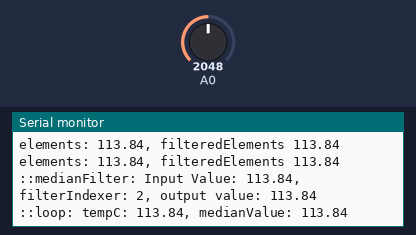
This sketch was run on a simulated Particle Photon. Shown: the last lines printed to the serial monitor. The inputs (shaded band) are chosen by the test bench; at power-on: A0 = 2048.

Above: at 1.3 s.
1.4 s: A0 set to 2866
At 2.7 s:
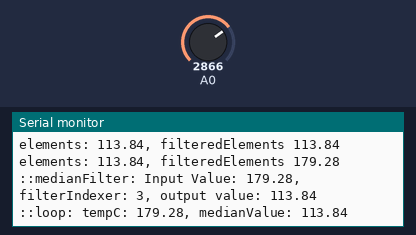
2.9 s: A0 set to 3603
At 4.0 s:
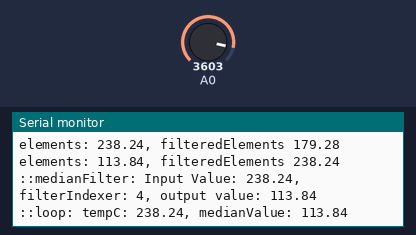
Timing chart, 0 to 5.9 s (numbered marks = the images above; inputs shaded):
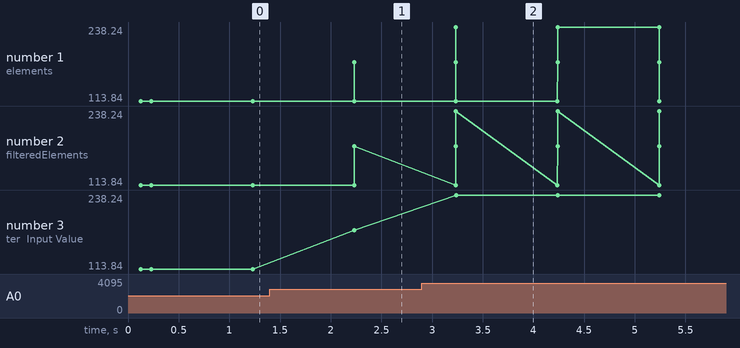

Measured:
- after the input at 1.4 s, the serial monitor: prints a new line after 0.83 s (image 1)
- after the input at 2.9 s, the serial monitor: prints a new line after 0.34 s (image 2)
- plotted number 1: 113.84 → 238.24 after the input at 2.9 s
- plotted number 2: 113.84 → 179.28 after the input at 1.4 s, 179.28 → 238.24 after the input at 2.9 s
- plotted number 3: 113.84 → 179.28 after the input at 1.4 s, 179.28 → 238.24 after the input at 2.9 s

The sketch:

TempSensor.ino
```cpp
#include "MedianFilter.h"
#include "Temp.h"
#include "AveragingFilter.h"
#include "ParticleCloud.h"

#define A_SYSTEMTEMP    A0

Temp* tempSensor = new Temp(A_SYSTEMTEMP);
MedianFilter* medianFilter = new MedianFilter();
AveragingFilter* averagingFilter = new AveragingFilter();

// setup() runs once, when the device is first turned on.
void setup()
{
  Serial.begin(9600);
  ParticleCloud::GetDeviceName();

  // Initialise the median filter.
  delay(100);
  medianFilter->Initialise(tempSensor->getTempDegC());
}

// loop() runs over and over again, as quickly as it can execute.
void loop() {
  delay(100); // allow the ADC to settle.
  float tempC = tempSensor->getTempDegC();
  float medianValue = medianFilter->Filter(tempC);
  averagingFilter->Add(medianValue);
  Serial.printf("::loop: tempC: %5.2f, medianValue: %5.2f\n", tempC, medianValue);

  if(averagingFilter->Full())
  {
      float averageMeasurement = averagingFilter->GetAverage();
      Serial.printf("::loop.publish: averageMeasurement: %5.2f\n", averageMeasurement);
      ParticleCloud::PublishTemperature(averageMeasurement);
  }

  delay(900);
}
```

AveragingFilter.cpp
```cpp
#include "AveragingFilter.h"

void AveragingFilter::Add(float measurement) {
    measurements[--measurementIndex] = measurement;
    if(measurementIndex == 0)
        measurementIndex = AVERAGECOUNT;
}

float AveragingFilter::GetAverage()
{
    float averageMeasurement = 0;
    for(int i = 0; i<AVERAGECOUNT; i++)
    {
        averageMeasurement += measurements[i] / AVERAGECOUNT;
    }
    return averageMeasurement;
}

int AveragingFilter::Length()
{
    return AVERAGECOUNT;
}

bool AveragingFilter::Full()
{
    if(measurementIndex == AVERAGECOUNT)
        return true;

    return false;
}
```

AveragingFilter.h
```cpp
class AveragingFilter {
    static const int AVERAGECOUNT = 60;
    float measurements[AVERAGECOUNT];
    int measurementIndex;
public:
    AveragingFilter() : measurementIndex(AVERAGECOUNT) {};
    void Add(float measurement);
    float GetAverage();
    int Length();
    bool Full();
};
```

GetTemp.cpp
```cpp
#include "Temp.h"
#include <Particle.h>

Temp::Temp(int input) : inputPin(input)
{
    pinMode(inputPin, INPUT);
};

float Temp::getTempDegC()
{
    const float offset_mV = 500.0;
    const float scale_mV_degC = 10.0;
    const float valPermV = 0.8; // 4096 steps between 0 and 3.3V

    float mVOut = analogRead(inputPin) * valPermV;

    // mVOut = offset_mV + T * scale_mV_degC
    // (mVOut - offset_mV)/scale_mV_degC

    float temperature = (mVOut - offset_mV) / scale_mV_degC;
    return temperature;
}
```

MedianFilter.cpp
```cpp
#include <Particle.h>
#include "MedianFilter.h"

void MedianFilter::Initialise(float initTemp)
{
    for(int i=0; i<filterDepth; i++)
    {
        Filter(initTemp);
    }
}

int MedianFilter::cmpfunc(const void *first, const void *second)
{
    return (*(int*)first - *(int*)second); // cast to ints. We only want sign out of this.
}

float MedianFilter::Filter(float nextValue)
{
    elements[filterIndexer] = nextValue;
    filterIndexer = (filterIndexer + 1) % 5;
    memcpy(filteredElements, elements, sizeof(float)*filterDepth);
    qsort(filteredElements, filterDepth, sizeof(float), cmpfunc);
    for(int i = 0; i < 5; i++)
    {
        Serial.printf("elements: %5.2f, filteredElements %5.2f\n", elements[i], filteredElements[i]);
    }
    float filteredValue = filteredElements[filterDepth / 2];
    Serial.printf("::medianFilter: Input Value: %5.2f, filterIndexer: %d, output value: %5.2f\n", nextValue, filterIndexer, filteredValue);
    return filteredValue;
}
```

MedianFilter.h
```cpp
class MedianFilter
{
private:
    static const int filterDepth = 5;
    float elements[filterDepth];
    float filteredElements[filterDepth];
    int filterIndexer;

    static int cmpfunc(const void* first, const void* second);
public:
    MedianFilter() : filterIndexer(0) {};
    void Initialise(float initTemp);
    float Filter(float nextValue);
};
```

ParticleCloud.cpp
```cpp
#include <Particle.h>
#include "ParticleCloud.h"

String ParticleCloud::deviceId;

void ParticleCloud::NamePublishHandler(const char *topic, const char *data)
{
    ParticleCloud::deviceId = String(data);
    Particle.unsubscribe();
}

void ParticleCloud::GetDeviceName()
{
    Particle.subscribe("particle/device/name", ParticleCloud::NamePublishHandler);
    Particle.publish("particle/device/name");
}

void ParticleCloud::PublishTemperature(float temperature)
{
    String tempString = String(temperature);
    String messageString = ParticleCloud::deviceId + "," + tempString;
    char buff[50];
    messageString.toCharArray(buff,50);
    Serial.printf("ParticleCloud::PublishTemperature: %s\n",buff);
    Particle.publish(DATACHANNEL, messageString, PRIVATE);
}
```

ParticleCloud.h
```cpp
namespace ParticleCloud
{
    const char DATACHANNEL[] = "Sensor/Temperature";
    extern String deviceId;
    void NamePublishHandler(const char *topic, const char *data);
    void GetDeviceName();
    void PublishTemperature(float temperature);
};
```

Temp.h
```cpp
class Temp
{
    const int inputPin;
public:
    Temp(int input);
    float getTempDegC();
};
```
